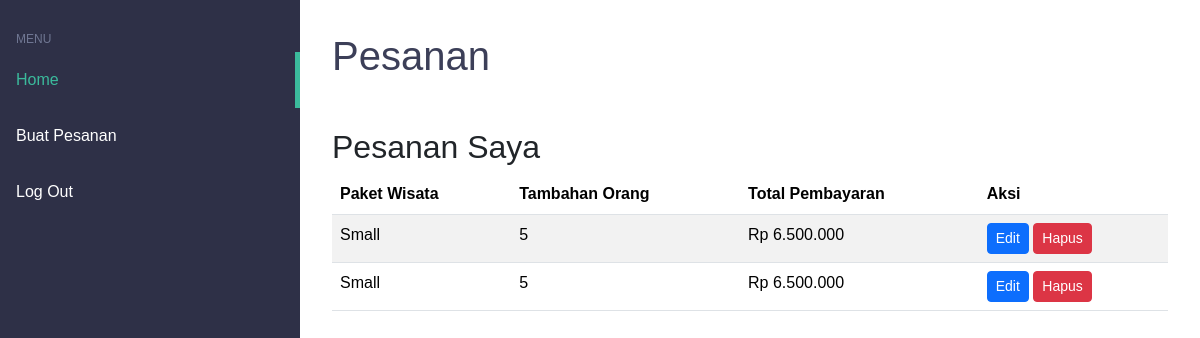
/users/users.php (signed in), run on the app's committed database.
### tables this page shows
CREATE TABLE `pesanan` (
  `id` int(11) NOT NULL,
  `id_user` int(11) DEFAULT NULL,
  `id_paket_wisata` int(11) DEFAULT NULL,
  `tambahan_orang` int(11) NOT NULL,
  `total_pembayaran` int(11) NOT NULL
);

CREATE TABLE `paket_wisata` (
  `id` int(11) NOT NULL,
  `nama_paket` varchar(50) NOT NULL,
  `deskripsi` text NOT NULL,
  `harga` int(11) NOT NULL,
  `harga_per_orang` int(11) NOT NULL,
  `kapasitas_min` int(11) NOT NULL,
  `kapasitas_max` int(11) NOT NULL
);

### users/users.php (the view, shortened to what this page needs)
<?php
include '../db.php';
function formatRupiah($amount) {
    return "Rp " . number_format($amount, 0, ',', '.');
}
$user_id = $_SESSION['user']['id'];
?>
<!DOCTYPE html>
<html lang="en">
<head>
    <link rel="stylesheet" href="assets/style.css" />
    <link href="https://cdn.jsdelivr.net/npm/bootstrap@5.3.3/dist/css/bootstrap.min.css" rel="stylesheet">
</head>
<body>
    <div class="app">
        <aside class="sidebar">
            <h3>Menu</h3>
            <nav class="menu">
                <a href="#" class="menu-item is-active">Home</a>
                <a href="formpesanan.php" class="menu-item">Buat Pesanan</a>
                <a href="../logout.php" class="menu-item">Log Out</a>
            </nav>
        </aside>
        <main class="content">
            <h1>Pesanan</h1>
            <section class="orders my-5">
                <h2>Pesanan Saya</h2>
                <table class="table table-striped">
                    <thead>
                        <tr>
                            <th>Paket Wisata</th>
                            <th>Tambahan Orang</th>
                            <th>Total Pembayaran</th>
                            <th>Aksi</th>
                        </tr>
                    </thead>
                    <tbody>
                        <?php
                        $stmt = $pdo->prepare("SELECT pesanan.id, paket_wisata.nama_paket, pesanan.tambahan_orang, pesanan.total_pembayaran FROM pesanan JOIN paket_wisata ON pesanan.id_paket_wisata = paket_wisata.id WHERE pesanan.id_user = ?");
                        $stmt->execute([$user_id]);
                        while ($row = $stmt->fetch()) {
                            echo "<tr>";
                            echo "<td>{$row['nama_paket']}</td>";
                            echo "<td>{$row['tambahan_orang']}</td>";
                            echo "<td>" . formatRupiah($row['total_pembayaran']) . "</td>";
                            echo "<td><a href='editpesanan.php?id={$row['id']}' class='btn btn-primary btn-sm'>Edit</a> <a href='delete_order.php?id={$row['id']}' class='btn btn-danger btn-sm'>Hapus</a></td>";
                            echo "</tr>";
                        }
                        ?>
                    </tbody>
                </table>
            </section>
        </main>
    </div>
</body>
</html>

### users/assets/style.css (style rules this page uses)
* { margin: 0; padding: 0; box-sizing: border-box; font-family: sans-serif; }
.app { display: flex; min-height: 100vh; }
.sidebar { flex: 1 1 0; max-width: 300px; padding: 2rem 1rem; background-color: #2e3047; }
.sidebar h3 { color: #707793; font-size: 0.75rem; text-transform: uppercase; margin-bottom: 0.5em; }
.sidebar .menu { margin: 0 -1rem; }
.sidebar .menu .menu-item { display: block; padding: 1em; color: #FFF; text-decoration: none; transition: 0.2s linear; }
.sidebar .menu .menu-item:hover, .sidebar .menu .menu-item.is-active { color: #3bba9c; border-right: 5px solid #3bba9c; }
.content { flex: 1 1 0; padding: 2rem; }
.content h1 { color: #3C3F58; font-size: 2.5rem; margin-bottom: 1rem; }

### data on the page
pesanan: id_paket_wisata.nama_paket "Small", tambahan_orang "5", total_pembayaran "Rp 6.500.000"
pesanan: id_paket_wisata.nama_paket "Small", tambahan_orang "5", total_pembayaran "Rp 6.500.000"
